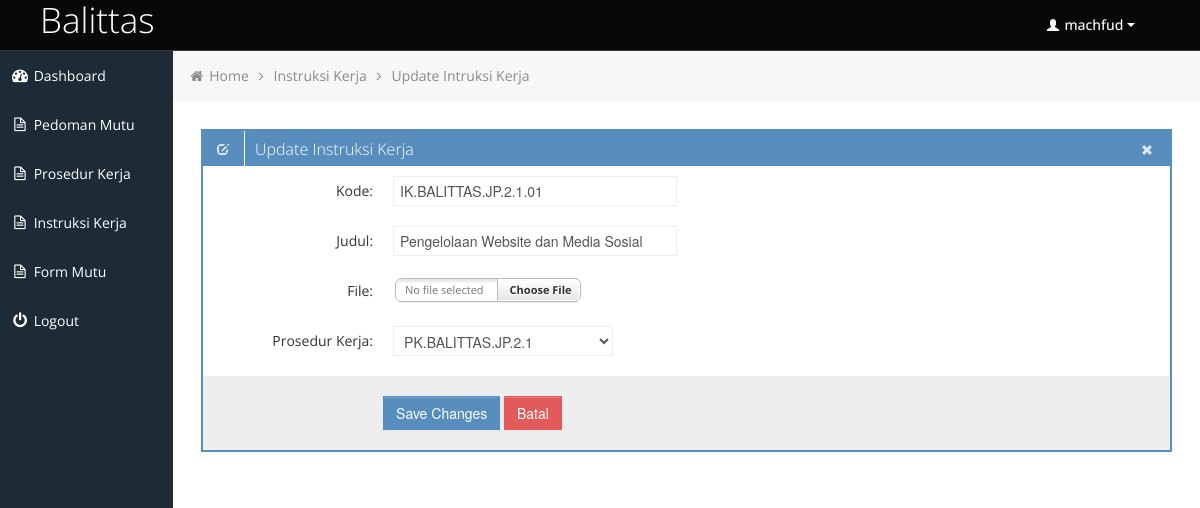
/user/edit_instruksi_kerja.php?uID=1 (signed in), run on the app's committed database.
### tables this page shows
CREATE TABLE `instruksi_kerja` (
  `id` int(11) NOT NULL,
  `kode` varchar(128) NOT NULL,
  `judul` varchar(128) NOT NULL,
  `file` varchar(128) NOT NULL,
  `id_pk` int(11) NOT NULL
);

### user/edit_instruksi_kerja.php (the view, shortened to what this page needs)
<?php
$userID = $_GET['uID'];
	include('../koneksi.php');
	$sql ="SELECT * FROM instruksi_kerja where id = '$userID'";
	$data = mysqli_query($koneksi ,$sql);
	foreach ($data as $key) {
		$kode = $key['kode'];
		$judul = $key['judul'];
		$id_pk = $key['id_pk'];
	}
?>
			<div class="row-fluid sortable">
				<div class="box span12">
					<div class="box-header" data-original-title>
						<h2><i class="halflings-icon white edit"></i><span class="break"></span>Update Instruksi Kerja</h2>
						<div class="box-icon">
							<a href="instruksi_kerja.php" class="btn-close"><i class="halflings-icon white remove"></i></a>
						</div>
					</div>
					<div class="box-content">
						<form class="form-horizontal" method="post" action="update_instruksi_kerja.php" enctype="multipart/form-data">
							<fieldset>
							  <div class="control-group">
								<label class="control-label" for="focusedInput">Kode:</label>
								<div class="controls">
								  <input class="input-xlarge focused" name="txtkode" id="focusedInput" type="text" placeholder="Username"
								  value="<?php echo $kode; ?>">
								</div>
							  </div>
							  <div class="control-group">
								<label class="control-label" for="focusedInput">Judul:</label>
								<div class="controls">
								  <input class="input-xlarge focused" name="txtjudul" id="focusedInput" type="text" placeholder="Password"
								  value="<?php echo $judul; ?>">
								</div>
							  </div>
							  <div class="control-group">
								<label class="control-label" for="focusedInput">File:</label>
								<div class="controls">
								</div>
							  </div>
							  <div class="control-group">
								<label class="control-label" for="focusedInput">Prosedur Kerja:</label>
								<div class="controls">
									<select name="id_prosedur">
										<?php
										$data= mysqli_query($koneksi, "select * from prosedur_kerja");
										foreach($data as $isi){
											if($id_pk==$isi['id']){
												echo "<option value=$isi[id] selected='selected'>$isi[kode]</option>";
											}else{
												echo "<option value=$isi[id]>$isi[kode]</option>";
											}
										}
										?>
									</select>
								</div>
							  </div>
							  <div class="form-actions">
								<button type="submit" onclick="return confirmUpdate()" class="btn btn-primary">Save Changes</button>
								<button type="submit" onclick="return" class="btn btn-danger">Batal</button>
							  </div>
							</fieldset>
						</form>
					</div>
				</div>
			</div>

### user/css/style.css (style rules this page uses)
body { background: #F5F5F5; color: #333; border: none; font-family: 'Open Sans', sans-serif; font-weight: 400; }
a { color: #646464; }
h2 { font-size: 16px; line-height: 16px; }
.box { border: 2px solid #578EBE; background: #fff !important; margin-bottom: 28px; }
.box-header { height: 16px; font-size: 16px; line-height: 16px; padding: 10px; background: #578EBE; -webkit-box-shadow: none; -moz-box-shadow: none; box-shadow: none; overflow: hidden; }
.box-header h2 { float:left; margin-top: 0px; font-weight: 300; }
.box-header .box-icon, .box-header h2 { color:#fff; }
.box-header h2 i { margin: 0px 3px 0px 4px; opacity: .8; filter: alpha(opacity=80); -ms-filter:"progid:DXImageTransform.Microsoft.Alpha(Opacity=80)"; }
.box-header .box-icon { float:right; margin-top: 1px; }
.box-header .box-icon i { -webkit-transition: all 0.1s ease-in-out; -moz-transition: all 0.1s ease-in-out; -o-transition: all 0.1s ease-in-out; -ms-transition: all 0.1s ease-in-out; transition: all 0.1s ease-in-out; opacity: .8; filter: alpha(opacity=80); -ms-filter:"progid:DXImageTransform.Microsoft.Alpha(Opacity=80)"; }
.box-header .box-icon a { margin: 0px 5px; }
.box-content { position: relative; z-index: 50; margin-top: -1px; padding: 10px; background: #fff !important; }
.form-actions { padding: 19px 20px 20px; margin: 20px -10px -30px -10px; background-color: #eee; border-top: 1px solid #eee; *zoom: 1; }
.form-actions:before, .form-actions:after { display: table; line-height: 0; content: ""; }
.form-actions:after { clear: both; }
.btn { display: inline-block; padding: 6px 12px; margin-bottom: 0; font-size: 14px; font-weight: 500; line-height: 20px; text-align: center; white-space: nowrap; vertical-align: middle; cursor: pointer; border: 1px solid #a7a9aa; -webkit-border-radius: 0px !important; border-radius: 0px !important; }
.btn { color: #ffffff; background-color: #a7a9aa; border-color: #a7a9aa; background-image: none; filter: none; text-shadow: none; }
.btn-primary { background-color: #578EBE; border-color: #578EBE; }
.btn-danger { background-color: #E25A59; border-color: #E25A59; }

### user/css/halflings.css (style rules this page uses)
html, html .halflings { -webkit-font-smoothing: antialiased !important; }
.halflings-icon { display: inline-block; width: 14px; height: 14px; line-height: 14px; vertical-align: text-top; background-image: url(../img/glyphicons_halflings.svg); background-position: 0 0; background-repeat: no-repeat; vertical-align: top; *display: inline; *zoom: 1; *margin-right: .3em; }
.halflings-icon.white { background-image: url(../img/glyphicons_halflings-white.svg); }
.halflings-icon.remove { background-position: -312px 0; }
.halflings-icon.edit { background-position: -96px -72px; }

### data on the page
instruksi_kerja: txtkode "IK.BALITTAS.JP.2.1.01", txtjudul "Pengelolaan Website dan Media Sosial"

### other printed values
$_SESSION['username'] "machfud"
form field id_prosedur "PK.BALITTAS.JP.2.1"
